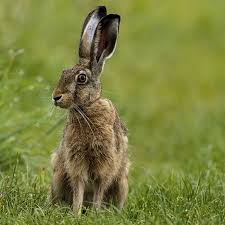
#> input picture img/n-liebre.jpeg, 225 x 225 px
$ python ejercicio.py
#> lines starting #> are read from the running program, lines starting #| are printed output that depends on the picture
import cv2
import numpy as np

imagen1 = cv2.imread('img/n-liebre.jpeg')
#> imagen1 is the input picture: shape (225, 225, 3); mean B, G, R 62.9, 130.3, 123.6
imagen2 = cv2.imread('img/flor-1.jpeg')
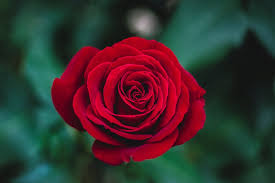
#> input picture img/flor-1.jpeg, 275 x 183 px
#> imagen2 is the input picture: shape (183, 275, 3); mean B, G, R 46.9, 48, 59.4

if imagen1 is None or imagen2 is None:
    print("Error al cargar las imágenes. Verifica las rutas y los nombres de los archivos.")
    exit()

imagen2 = cv2.resize(imagen2, (imagen1.shape[1], imagen1.shape[0]))
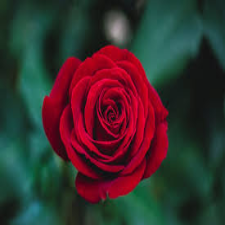
#> imagen2: shape (225, 225, 3); mean B, G, R 46.8, 47.9, 59.3

imagen_suma = cv2.add(imagen1, imagen2)
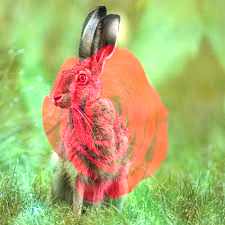
#> imagen_suma: shape (225, 225, 3); mean B, G, R 109.7, 177.6, 175.7

imagen_resta = cv2.subtract(imagen1, imagen2)
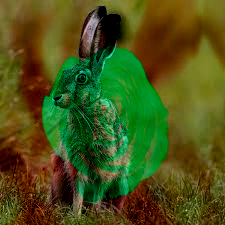
#> imagen_resta: shape (225, 225, 3); mean B, G, R 23.8, 83.2, 73.5

cv2.imwrite('imagen_suma.jpg', imagen_suma)
cv2.imwrite('imagen_resta.jpg', imagen_resta)

cv2.imshow('Imagen Suma', imagen_suma)
cv2.imshow('Imagen Resta', imagen_resta)
cv2.waitKey(0)
cv2.destroyAllWindows()
